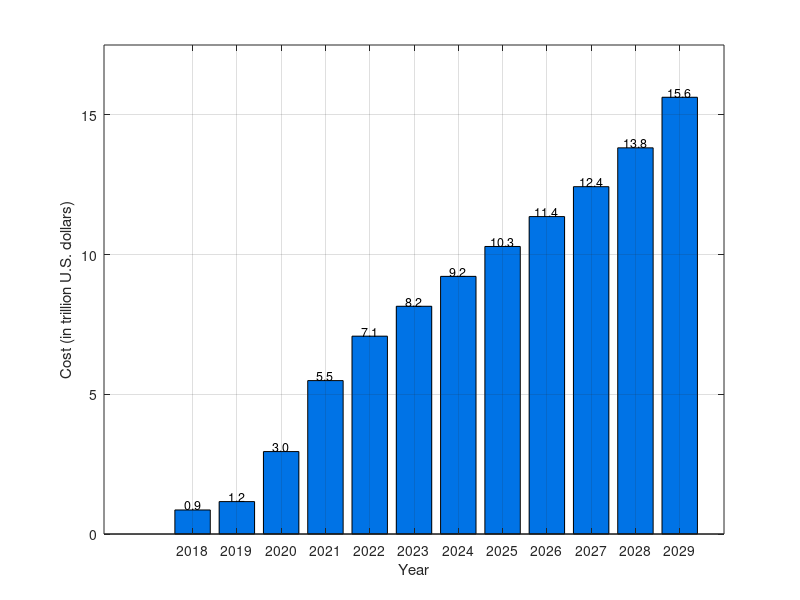

Source code (MATLAB):
% Define desired figure size in pixels
plotWidth = 500;   % Width in pixels
plotHeight = 400;  % Height in pixels

% Create figure with specified size and white background
figure('Color','w', 'Units','pixels', 'Position',[100 100 plotWidth plotHeight]);

% 1) Define the data (in million U.S. dollars)
years = 2018:2029;
costs = [0.86, 1.16, 2.95, 5.49, 7.08, 8.15, 9.22, 10.29, 11.36, 12.43, 13.82, 15.63];

% 2) Create the bar chart
% Try a shade of blue similar to the provided image
barColor = [0.00 0.45 0.90];  % Adjust if needed
hBar = bar(years, costs, 'FaceColor', barColor);
hold on;  % Hold the current plot so we can add text

% 3) Format the axes
xlabel('Year');
ylabel('Cost (in trillion U.S. dollars)');
xticks(years);

% Set the y-axis range to accommodate the highest bar comfortably
ylim([0 17.5]);

% Turn on the grid
grid on;

% 4) Add text labels above each bar
for i = 1:length(costs)
    text(years(i), costs(i), sprintf('%.1f', costs(i)), ...
        'HorizontalAlignment','center', ...
        'VerticalAlignment','bottom', ...
        'FontSize', 9, ...
        'Color','k');
end

hold off;  % Release the plot

% 5) Save the generated plot as a PNG file
saveas(gcf, 'img_chapter_1_2_cost_of_cybercrime_global.png');
